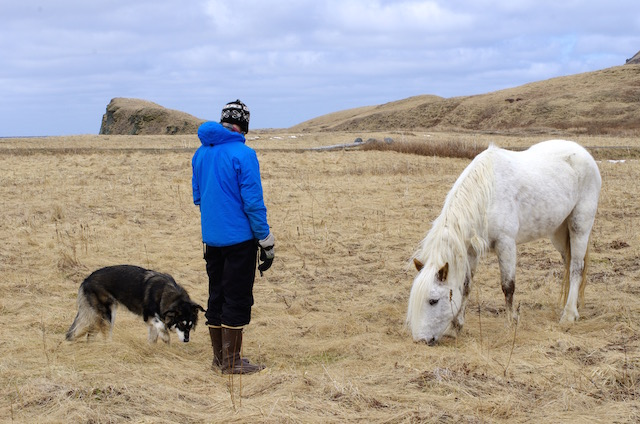
#> input picture data/person.jpg, 640 x 424 px, given in place of the camera
$ python edgeDetection.py   (older library calls are emulated)
#> lines starting #> are read from the running program, lines starting #| are printed output that depends on the picture; after the words box and inside, x2 and y2 are one past the last pixel; in counts of white or black regions, pixels touching at a corner belong together; long printed decimals are rounded
import cv2
import numpy as np
import math
def objectTrack(frame): #mask the frame to get the blue object
    frame = cv2.GaussianBlur(frame, (5,5), 0)

    # Convert BGR to HSV
    hsv = cv2.cvtColor(frame, cv2.COLOR_BGR2HSV)

    # define range of blue color in HSV
    lower_blue = np.array([110,50,50])
    upper_blue = np.array([130,255,255])
    #lower_blue = np.array([0,100,100])
    #upper_blue = np.array([20,255,255])

    # Threshold the HSV image to get only blue colors
    mask = cv2.inRange(hsv, lower_blue, upper_blue)

    # Bitwise-AND mask and original image
    res = cv2.bitwise_and(frame, frame, mask = mask)

    return res

def findBigContour(cnts):
    index = 0
    length = 0
    for i in range(len(cnts)):
        perimeter = cv2.arcLength(cnts[i],True)
        if length < perimeter:
            index = i
            length  = perimeter
    return index


def findPixelLocation(res): ## return the pixel location of the obj
    #image to be canny edge detected must be masked
    image = res
    canny = cv2.Canny(image, 30, 150)

    #find contour
    (_, cnts, _) = cv2.findContours(canny, cv2.RETR_EXTERNAL, cv2.CHAIN_APPROX_SIMPLE)

    #find the longest contour
    print('I count {} contours in this image'.format(len(cnts)))
    index = findBigContour(cnts) # find the index of the contour with biggest perimeter
    print('index = ', index) #index = 6

    #draw the longest contour
    img = cv2.drawContours(image, cnts, index, (0,255,0), 3)
    #cv2.imwrite('contour.jpg', img)

    cv2.imshow('dst',img)
    if cv2.waitKey(0) & 0xff == 27:
        cv2.destroyAllWindows()

    #find center
    M = cv2.moments(cnts[index])
    cx = int(M['m10']/M['m00'])
    cy = int(M['m01']/M['m00'])

    return (cx, cy)

def distanceToOriginal(p): # not to the original, but to the original of the bottom
    px = p[0] - 0
    py = p[1] - (-8)
    return math.sqrt(px**2 + py**2)

def toObjLocation(center): ## return the location of the obj
    cx = center[0]
    cy = center[1]

    ## (0, 13) + ((cx-320)*(1/18), (cy-240)*(1/18))
    rx = -(0 + (cx-320)*(1/18.33))
    ry = 13 + (cy-240)*(1/18.33)
    return (rx, ry)

if __name__ == '__main__':

    cap = cv2.VideoCapture(0)
    _, frame = cap.read()
#> frame is the input picture: shape (424, 640, 3); mean B, G, R 154.7, 160.1, 166.5
    _, frame = cap.read()
    _, frame = cap.read()
    cv2.imwrite('frame.jpg', frame)
    #input("wait...")
    res = objectTrack(frame)
#> in objectTrack, `hsv = cv2.cvtColor(frame, cv2.COLOR_BGR2HSV)`: hsv: shape (424, 640, 3); mean H, S, V 48.5, 70.4, 185.6
#> in objectTrack, `mask = cv2.inRange(hsv, lower_blue, upper_blue)`:
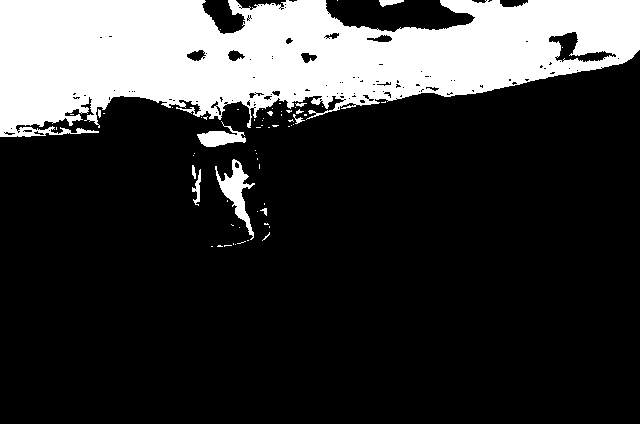
#> mask: shape (424, 640); 21.9% white; 64 white regions (53 under 20 px), largest, box (x1, y1, x2, y2) and area: (0, 0, 640, 137) 57141, (215, 159, 255, 240) 1009, (197, 121, 246, 147) 580
#> in objectTrack, `res = cv2.bitwise_and(frame, frame, mask = mask)`:
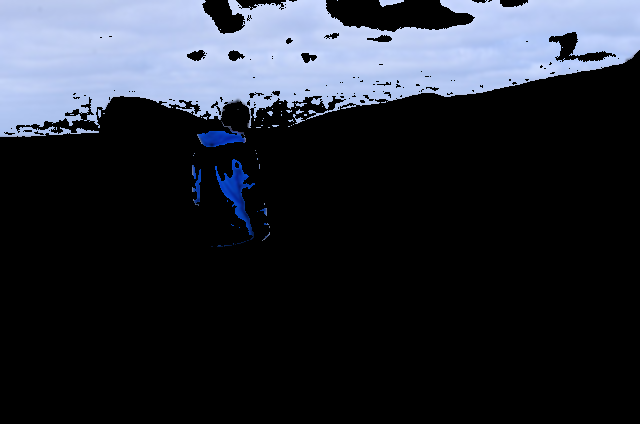
#> res: shape (424, 640, 3); mean of channels 0, 1, 2 52.6, 43.3, 39.3; drawn as B, G, R

    center = findPixelLocation(res)
#> in findPixelLocation, `canny = cv2.Canny(image, 30, 150)`:
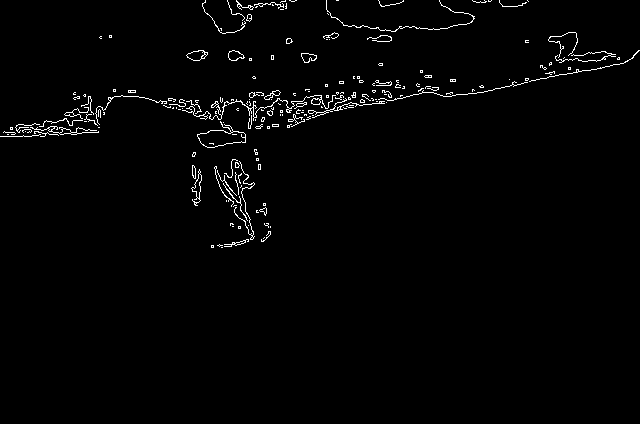
#> canny: shape (424, 640); 1.6% white in thin lines or dots, all inside (x1, y1, x2, y2) = (0, 0, 640, 248)
#> in findPixelLocation, `(_, cnts, _) = cv2.findContours(canny, cv2.RETR_EXTERNAL, cv2.CHAIN_AP..`: cnts = 191 contours, 172 with area under 20; largest, box (x1, y1, x2, y2) and area: (197, 121, 246, 148) 591, (186, 50, 208, 61) 143, (182, 95, 336, 121) 118, (191, 169, 202, 206) 116, (228, 50, 245, 61) 108
#| I count 191 contours in this image
#> the loop in findBigContour, `for i in range(len(cnts)):` made 191 passes
#> (perimeter, length) on passes 1, 2, 3, 4, 19, 23, 28, 106: (2, 2), (8, 8), (11.66, 11.66), (76.63, 76.63), (110.7, 110.7), (116, 116), (315.5, 315.5), (753.1, 753.1)
#> perimeter on passes 5 to 10: 2.83, 46.28, 2, 8, 2, 0
#> after the loop in findBigContour, `for i in range(len(cnts)):`: index = 105; length = 753.1
#> in findPixelLocation, `index = findBigContour(cnts)`: index = 105
#| index =  105
#> (key Esc is pressed here)
#> in findPixelLocation, `M = cv2.moments(cnts[index])`: M = moments, m00 117.5, centre m10/m00, m01/m00 = (273, 104)
#> in findPixelLocation, `cx = int(M['m10']/M['m00'])`: cx = 273
#> in findPixelLocation, `cy = int(M['m01']/M['m00'])`: cy = 104
#> center = (273, 104)
    print('cx:%d'% center[0])
#| cx:273
    print('cy:%d'% center[1])
#| cy:104

    r = toObjLocation(center)
#> in toObjLocation, `cx = center[0]`: cx = 273
#> in toObjLocation, `cy = center[1]`: cy = 104
#> in toObjLocation, `rx = -(0 + (cx-320)*(1/18.33))`: rx = 2.56
#> in toObjLocation, `ry = 13 + (cy-240)*(1/18.33)`: ry = 5.58
#> r = (2.56, 5.58)
    print('r:',r)
#| r: (2.564, 5.580)

    dis = distanceToOriginal(r)
#> in distanceToOriginal, `px = p[0] - 0`: px = 2.56
#> in distanceToOriginal, `py = p[1] - (-8)`: py = 13.58
#> dis = 13.82
    print('distance:%s'% str(dis))
#| distance:13.820
